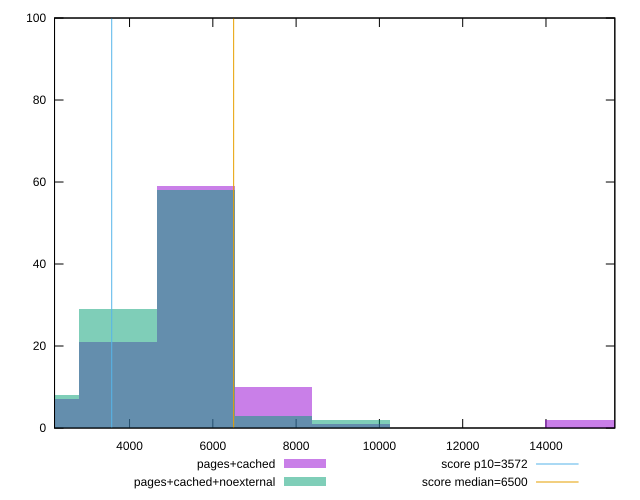

Generate this figure with gnuplot:
reset

$pagesCached <<EOF
5593.330763454148 59
1864.4435878180493 7
3728.8871756360986 21
7457.774351272197 10
9322.217939090246 1
14915.548702544394 2
EOF

$pagesCachedNoexternal <<EOF
5593.330763454148 58
3728.8871756360986 29
1864.4435878180493 8
7457.774351272197 3
9322.217939090246 2
EOF

set key outside below
set boxwidth 1864.4435878180493
set xrange [2198.8225:15653.170000000002]
set yrange [0:100]
set trange [0:100]
set style fill transparent solid 0.5 noborder

set parametric
set terminal svg size 640, 500 enhanced background rgb 'white'
set output "reprap/first-cpu-idle/comparison/histogram/1_vs_2.svg"

plot $pagesCached title "pages+cached" with boxes, \
     $pagesCachedNoexternal title "pages+cached+noexternal" with boxes, \
     3572,t title "score p10=3572", \
     6500,t title "score median=6500"

reset
